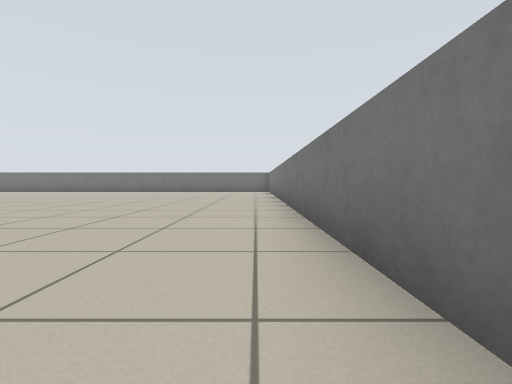
[1] (above)

24 first-person views from a walk through a robot-simulator world made for Stage. The camera is 0.5 m above the floor, tilts 2° down and sees 85° across. The lines on the ground mark 1 m squares. The floor is counted in squares, 1 m on a side. Each view is taken from the middle of a square. On the plan, view 1 faces up. The plan holds only what a view shows up to about 9 squares ahead; the rest is blank. The place goes on beyond the plan. The robots in the file are not drawn.

[2]
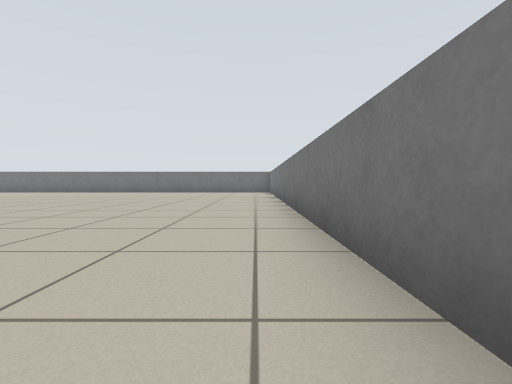

[3]
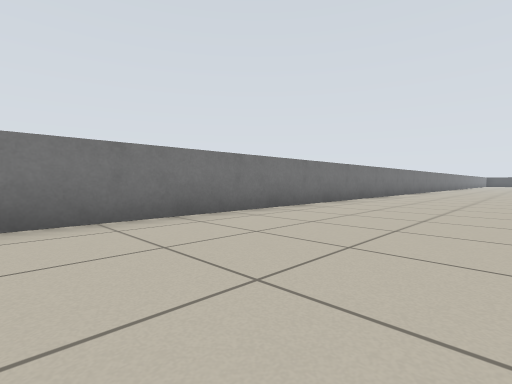

[4]
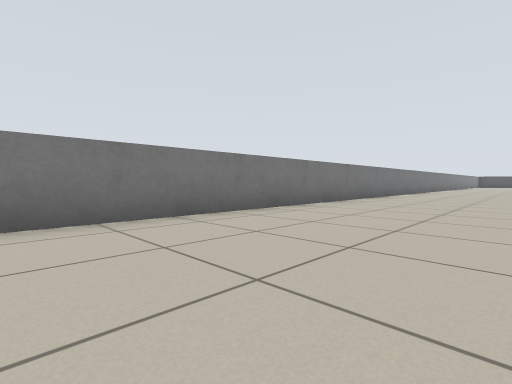

[5]
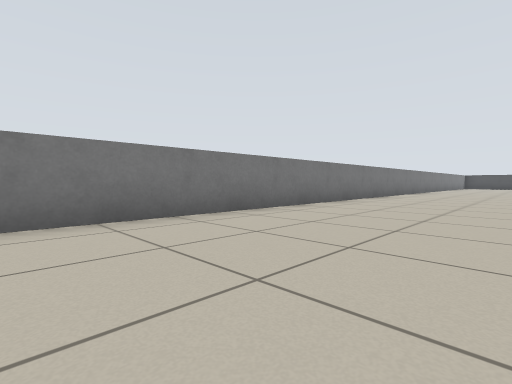

[6]
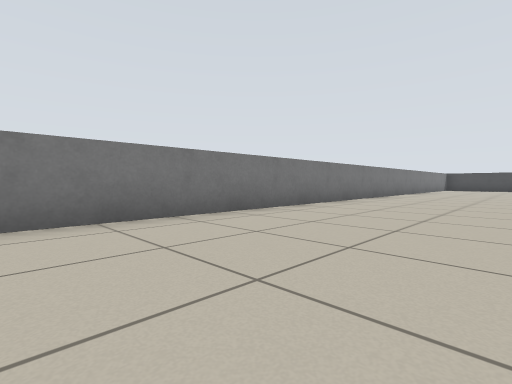

[7]
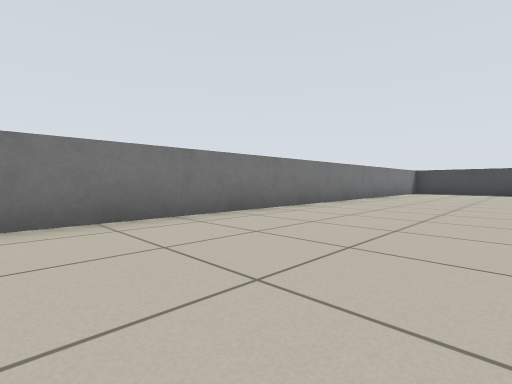

[8]
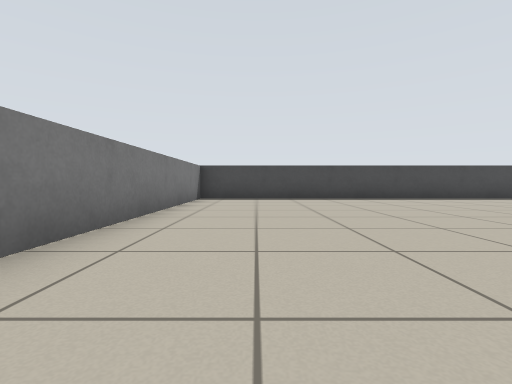

[9]
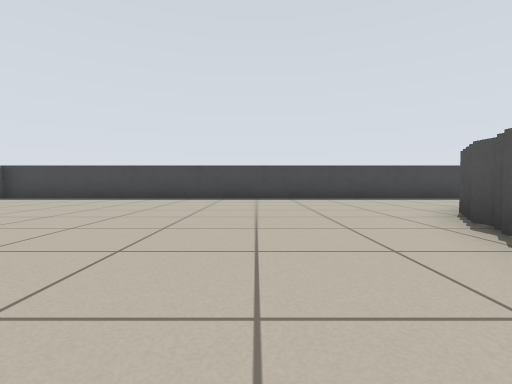

[10]
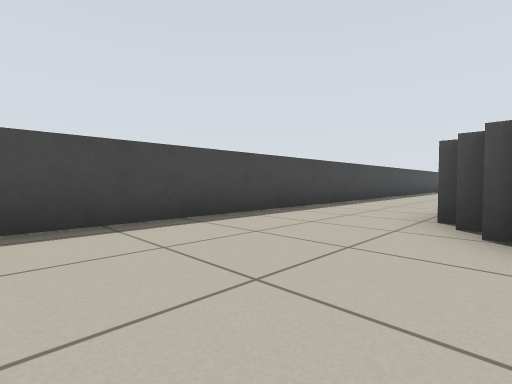

[11]
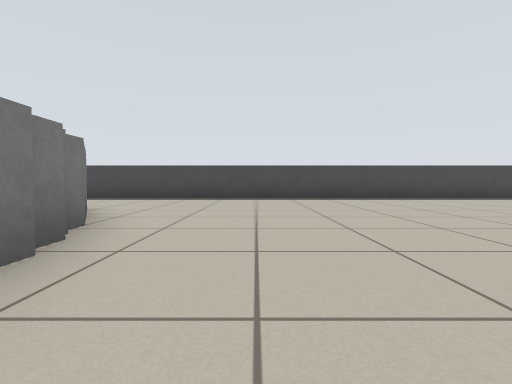

[12]
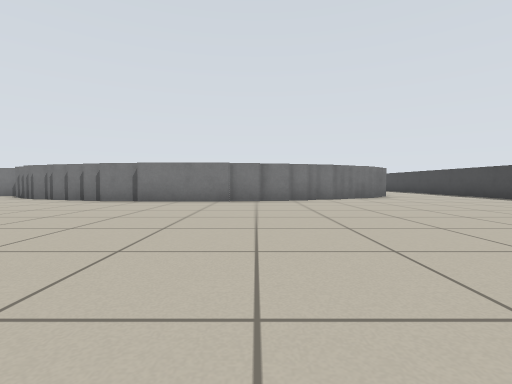

[13]
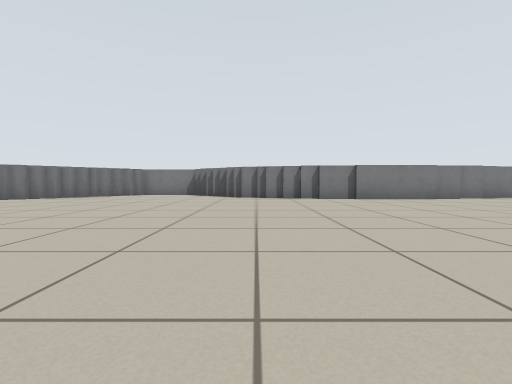

[14]
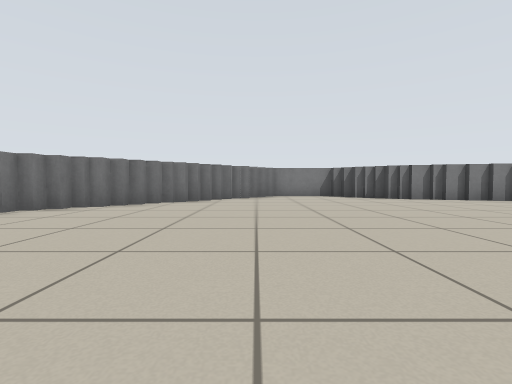

[15]
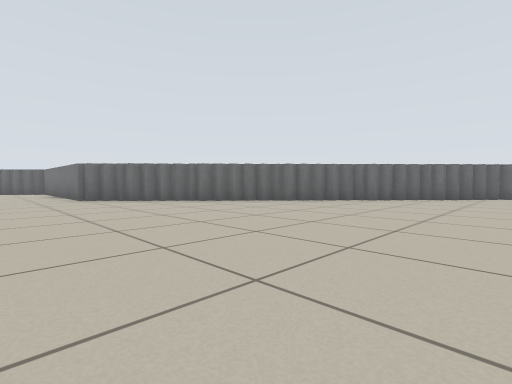

[16]
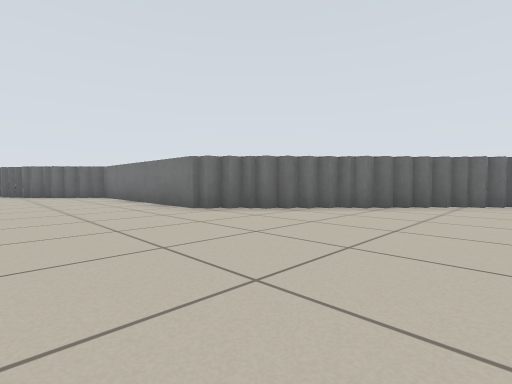

[17]
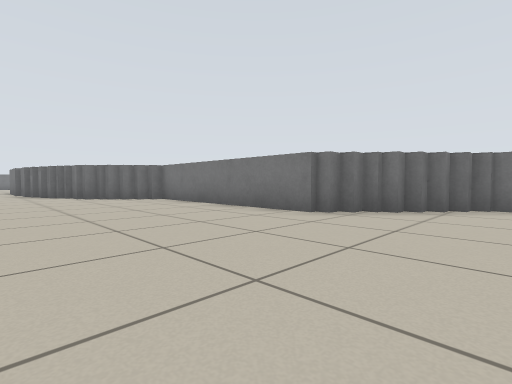

[18]
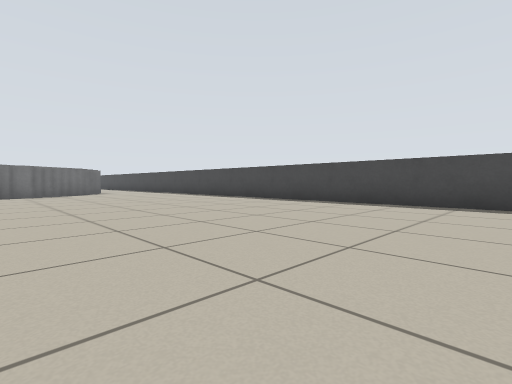

[19]
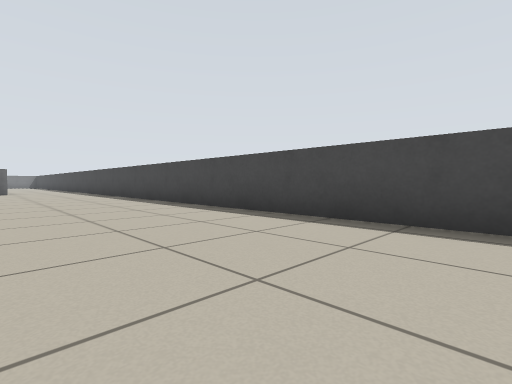

[20]
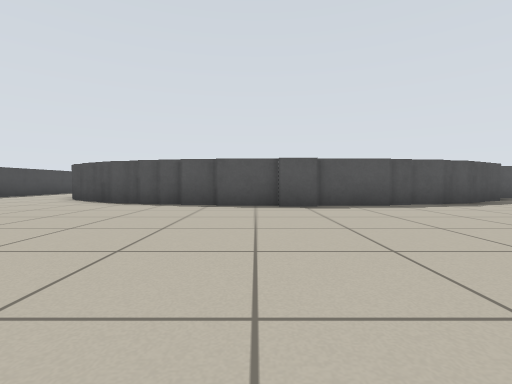

[21]
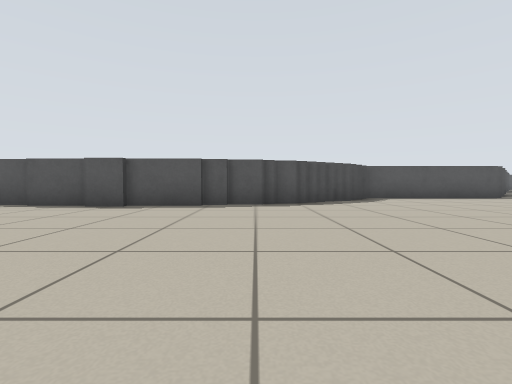

[22]
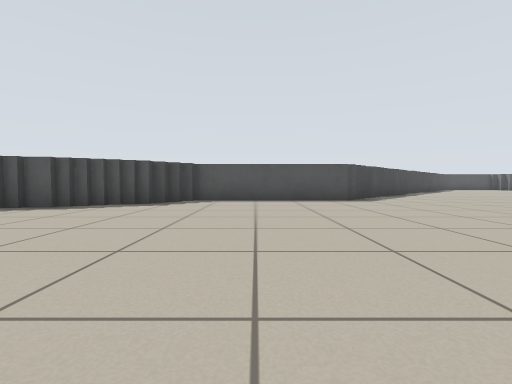

[23]
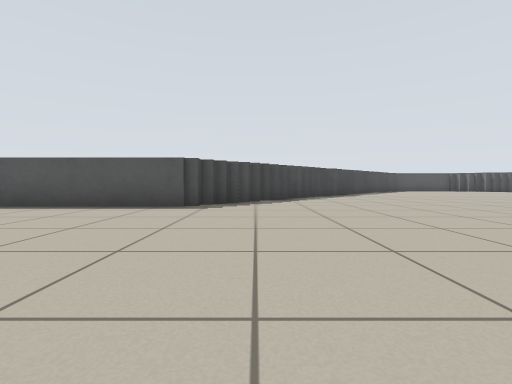

[24]
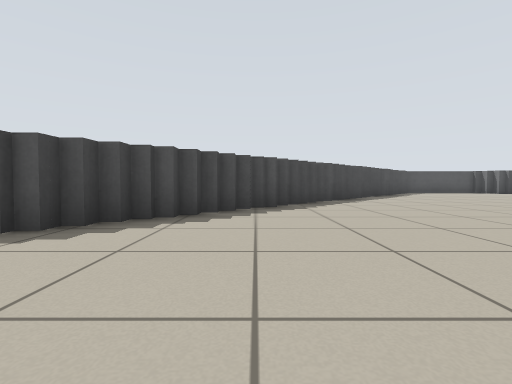

### Floor plan
Key: @ floor where view 1 was taken; # wall or solid block; . floor; = window, fence, low wall or low ledge.
Columns run from 28 left of view 1 to 1 right of it. Each row starts with its distance up from view 1.
  9                      ........=
  8                      ........=
  7                       .......=
  6                       .......=
  5                        ......=
  4                         .....=
  3                          ....=
  2                          ....=
  1  .#                      ....=
  0  .=#                     ...@=
 -1 ...##                    ....=
 -2 ....#                    ....=
 -3 ....=                    ....=
 -4 ....=                    ....=
 -5 ....=     ..             ....=
 -6 ....=     .....          ....=
 -7 ....=#    .......        ....=
 -8 .....##   ........       ....=
 -9 ......##  #........      ....=
-10 .......## ##........     ....=
-11  .......## ##........    ....=
-12  ........## ##........   ....=
-13   ........#####=.......  ....=
-14   .........=####=.....   ....=
-15   ..........=# ##......  ....=
-16   ...........=  #....... ....=
-17      .........  #............=
-18       ........  #....... ....=
-19      ........=  #=.....  ....=
-20     .........#  ##=..... ....=
-21    .........=#   ##..........=
-22     ........#     #=.........=
-23      .......#     #=.........=
-24       .....=#      #.........=
-25       .....=       #.........=
-26      ......=#      #.........=
-27     ........#      =.........=
-28  ...........#     #=.........=
-29  ...........=#    #..........=
-30  ............#   #=..........=
-31 .............=  ##...........=
-32 ............... =............=
-33 .............................=
-34 .............................=
-35 #############################=

Positions as (right, up) in squares from view 1, and headings:
1: (0, 0), facing up
2: (0, 1), facing up
3: (-3, 4), facing down-right
4: (-3, -2), facing down-right
5: (-3, -9), facing down-right
6: (-3, -15), facing down-right
7: (-3, -21), facing down-right
8: (-1, -26), facing down
9: (-7, -26), facing down
10: (-8, -31), facing down-left
11: (-18, -26), facing down
12: (-24, -27), facing right
13: (-25, -21), facing right
14: (-24, -16), facing right
15: (-26, -16), facing up-right
16: (-27, -12), facing up-right
17: (-28, -10), facing up-right
18: (-27, -28), facing down-right
19: (-28, -31), facing down-right
20: (-3, -26), facing left
21: (-3, -22), facing left
22: (-4, -17), facing left
23: (-6, -13), facing left
24: (-9, -12), facing left
